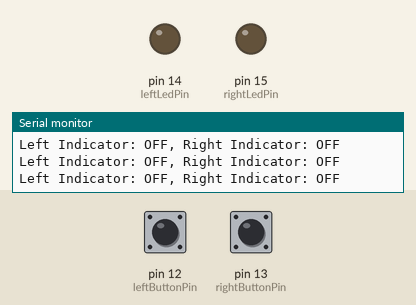
A sketch run on a simulated Arduino Uno, built with avr-gcc and run on an emulated ATmega328P. Parts: output pins drawn as LEDs (lit = HIGH), the last lines printed to the serial monitor. The inputs (shaded band) are chosen by the test bench; at power-on: pin 12 (leftButtonPin) HIGH, pin 13 (rightButtonPin) HIGH.

Above: at 1.2 s.
1.3 s: pin 12 (leftButtonPin) pulled LOW for 0.25 s
At 1.5 s:
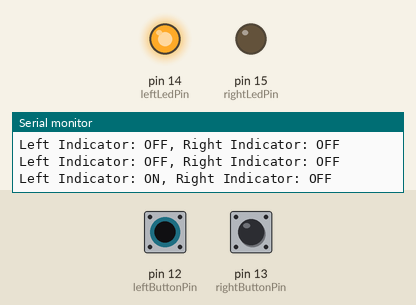
3.1 s: pin 13 (rightButtonPin) pulled LOW for 0.25 s
At 3.3 s:
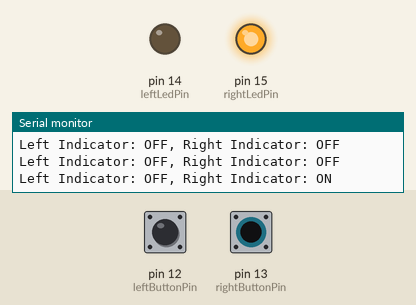
4.9 s: pin 13 (rightButtonPin) pulled LOW for 3.2 s
At 9.4 s:
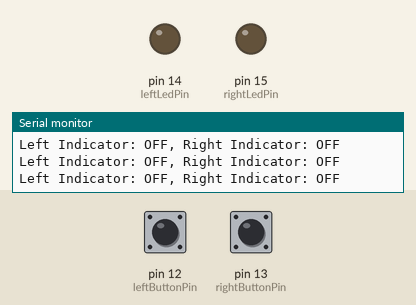
9.7 s: pin 12 (leftButtonPin) pulled LOW for 3.2 s
At 10.8 s:
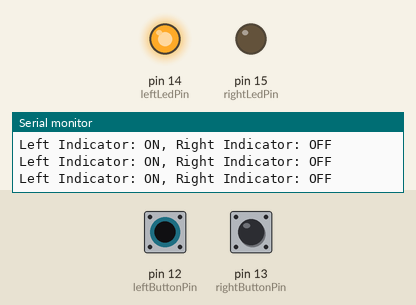
14.5 s: pin 12 (leftButtonPin) driven LOW and pin 13 (rightButtonPin) driven LOW
At 15.9 s:
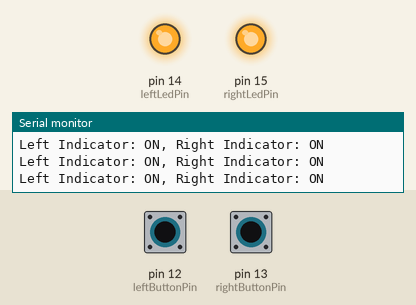
Timing chart, 0 to 17.1 s (numbered marks = the images above; inputs shaded):
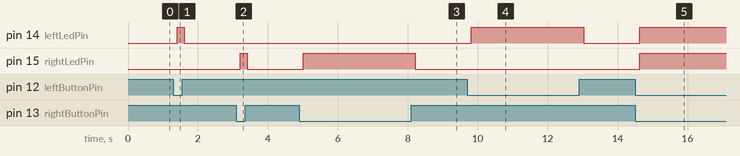

Measured:
- after the input at 1.3 s, pin 14 (leftLedPin): LOW → HIGH after 0.10 s, → LOW 0.20 s later
- after the input at 3.1 s, pin 15 (rightLedPin): LOW → HIGH after 0.11 s, → LOW 0.20 s later
- after the input at 4.9 s, pin 15 (rightLedPin): LOW → HIGH after 0.11 s, → LOW 3.2 s later
- after the input at 9.7 s, pin 14 (leftLedPin): LOW → HIGH after 0.12 s, → LOW 3.2 s later
- after the input at 14.5 s, pin 14 (leftLedPin), pin 15 (rightLedPin): LOW → HIGH after 0.13 s

The sketch:

microcontroller_code.ino
```cpp
#include <Arduino.h>

// Pin definitions
const int leftButtonPin = 12;
const int rightButtonPin = 13;
const int leftLedPin = 14;
const int rightLedPin = 15;

void setup() {
  Serial.begin(115200);

  // Configure button pins with internal pull-ups
  pinMode(leftButtonPin, INPUT_PULLUP);
  pinMode(rightButtonPin, INPUT_PULLUP);

  // Configure LED pins as outputs
  pinMode(leftLedPin, OUTPUT);
  pinMode(rightLedPin, OUTPUT);
}

void loop() {
  bool leftPressed = digitalRead(leftButtonPin) == LOW;
  bool rightPressed = digitalRead(rightButtonPin) == LOW;

  // Turn LEDs on/off based on button press
  digitalWrite(leftLedPin, leftPressed ? HIGH : LOW);
  digitalWrite(rightLedPin, rightPressed ? HIGH : LOW);

  // Print status to Serial Monitor
  Serial.print("Left Indicator: ");
  Serial.print(leftPressed ? "ON" : "OFF");
  Serial.print(", Right Indicator: ");
  Serial.println(rightPressed ? "ON" : "OFF");

  delay(200);  // debounce and update delay
}
```
